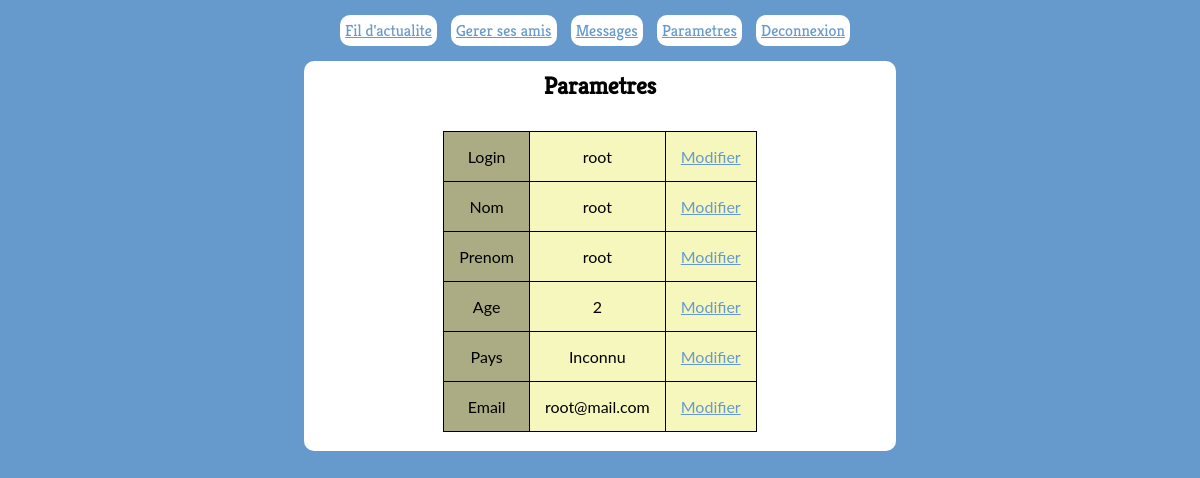
/source/settings.php (signed in), run on the app's committed database.
### tables this page shows
CREATE TABLE `users` (
  `id` int(11) NOT NULL AUTO_INCREMENT,
  `login` varchar(40) NOT NULL,
  `password` varchar(60) NOT NULL,
  `email` varchar(70) NOT NULL,
  `first_name` varchar(40) DEFAULT NULL,
  `last_name` varchar(60) DEFAULT NULL,
  `age` int(2) DEFAULT NULL,
  `country` varchar(100) DEFAULT NULL,
  PRIMARY KEY (`id`)
);

### source/settings/display_settings.php (the view)
<?php
$query = $db -> prepare("SELECT * FROM users WHERE id = ?");
$query -> execute(array($_SESSION["id"]));
$info = $query -> fetch();
$fields = ["Login", "Nom", "Prenom", "Age", "Pays", "Email"];
$db_fields = ['login', 'last_name', 'first_name', 'age', 'country', 'email'];
echo "<table border='1'>";
for ($i = 0 ; $i < 6 ; $i++) {
    echo "<tr><td id='settings'>" . $fields[$i] . "</td><td>" . $info[$db_fields[$i]] . "</td><td><a href='settings.php?change=" . $db_fields[$i] . "'>Modifier</a></td></tr>";
}
echo "</table><br>"
?>

### source/css/style.css (style rules this page uses)
body, h2 { font-family: Lato; }
body { background: #6699CC; }
a { color: #6699CC; }
nav { text-align: center; margin-top: 20px; }
a#menu { background: white; border-radius: 10px; margin-right: 10px; padding: 5px; font-family: Kreon; }
table, th, td { width: 50%; border: 1px solid black; border-collapse: collapse; }
table { margin-left: 5px; margin-left: auto; margin-right: auto; }
th, td, td#settings { padding: 15px; text-align: center; }
th, td#settings { background : #ACAC84; }
td { background: #F6F7BD; }
td#settings { width: 20%; }

### data on the page
users: login "root", last_name "root", first_name "root", age "2", country "Inconnu", email "root@mail.com"

### other printed values
$fields[$i] "Login"
$fields[$i] "Nom"
$fields[$i] "Prenom"
$fields[$i] "Age"
$fields[$i] "Pays"
$fields[$i] "Email"
